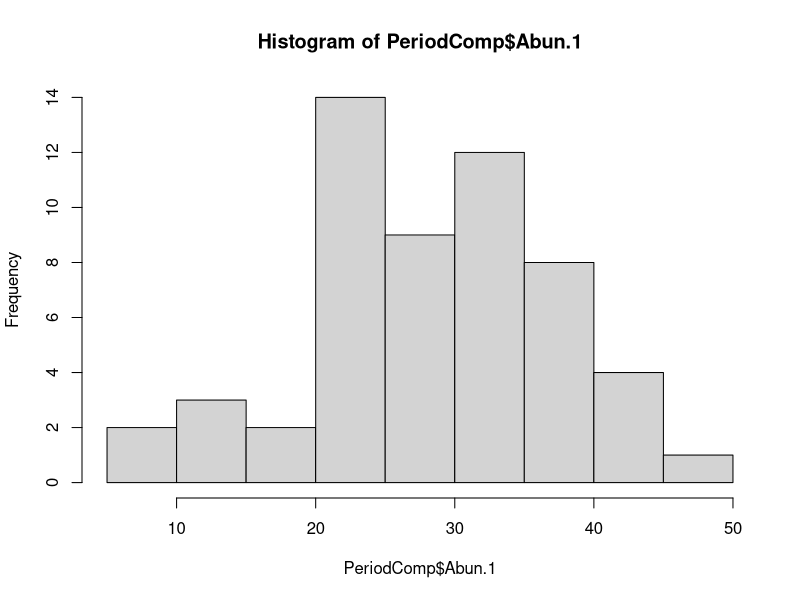
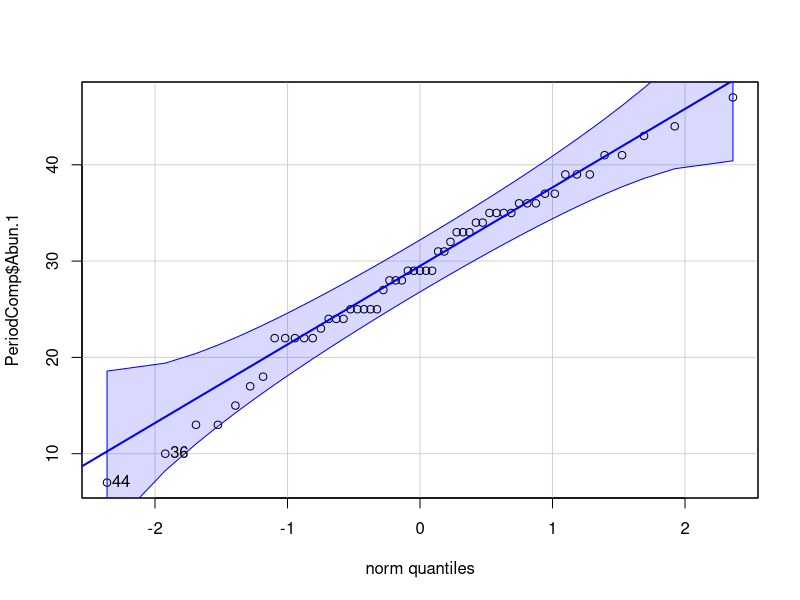
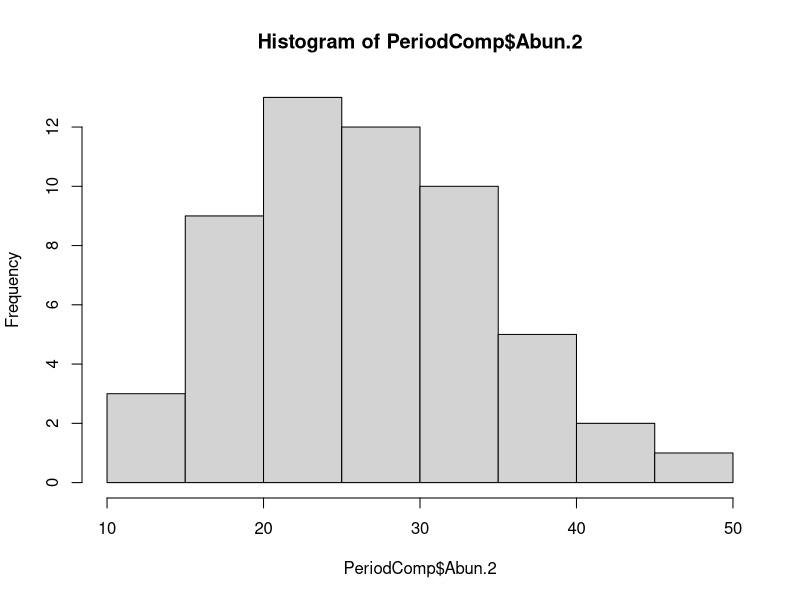
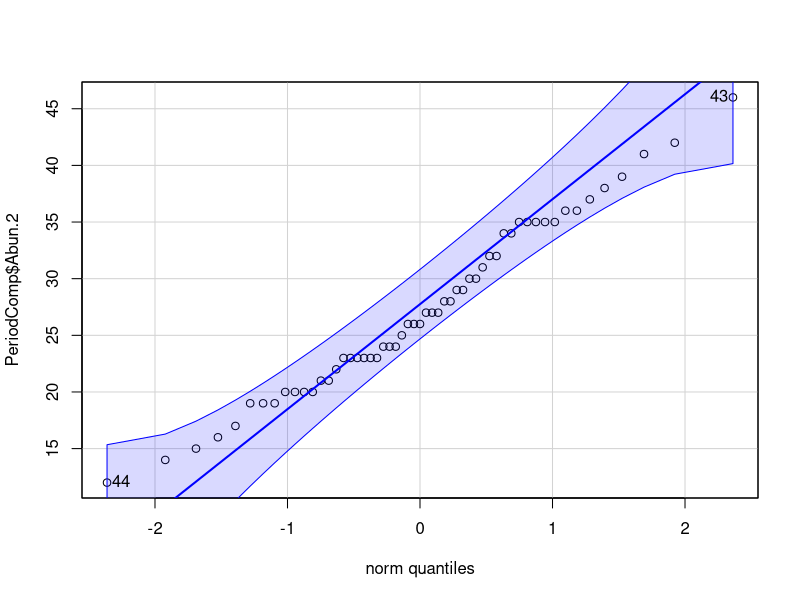
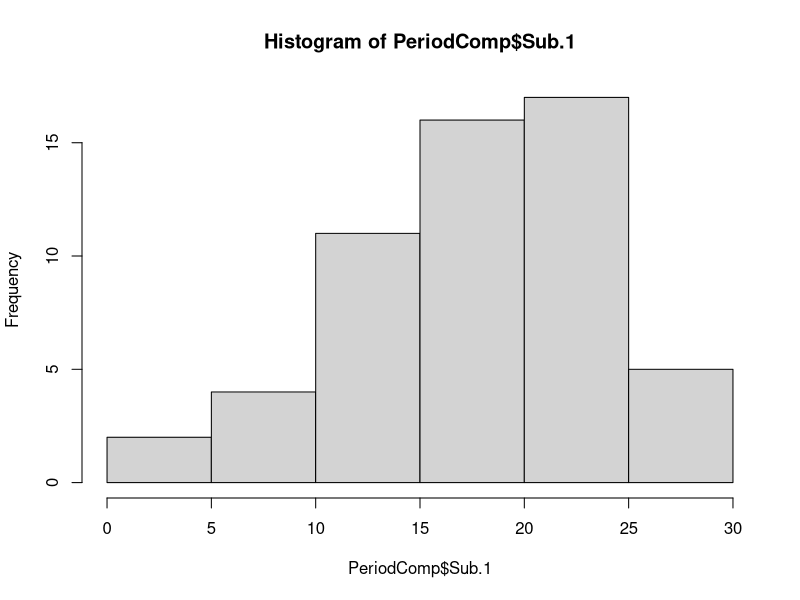
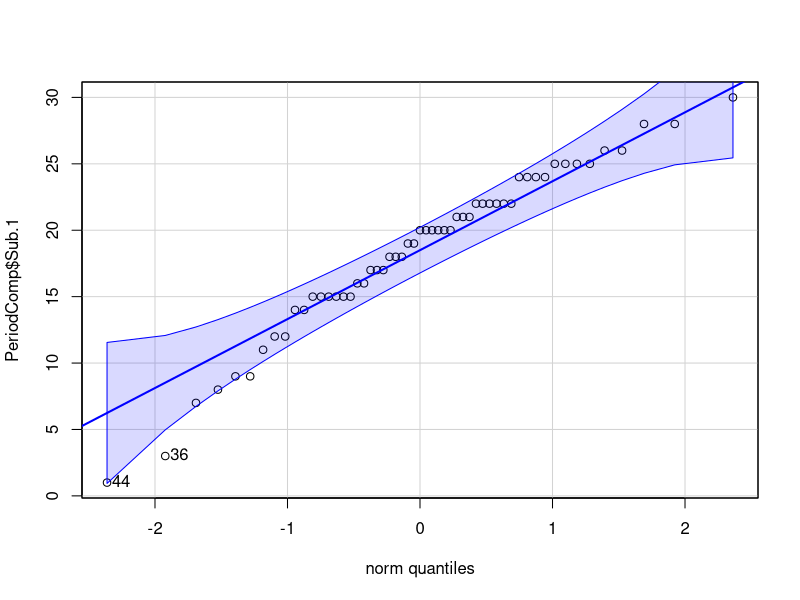
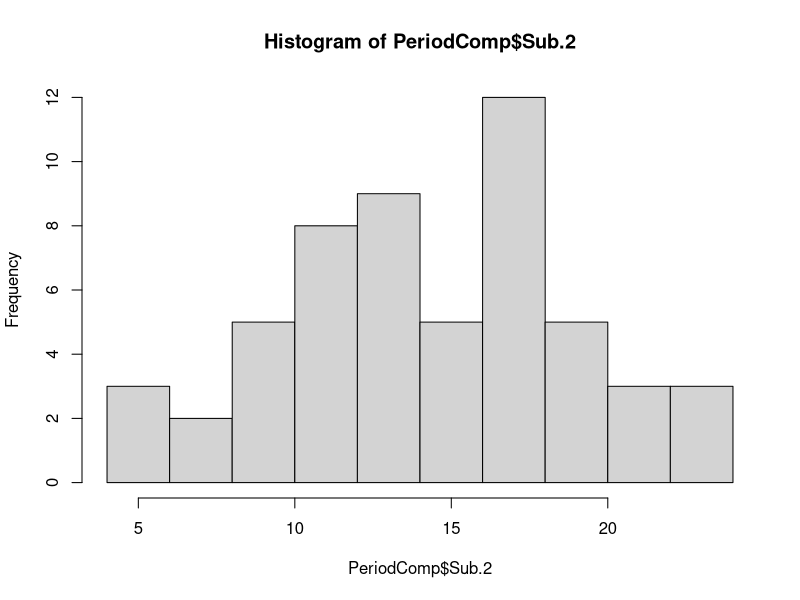
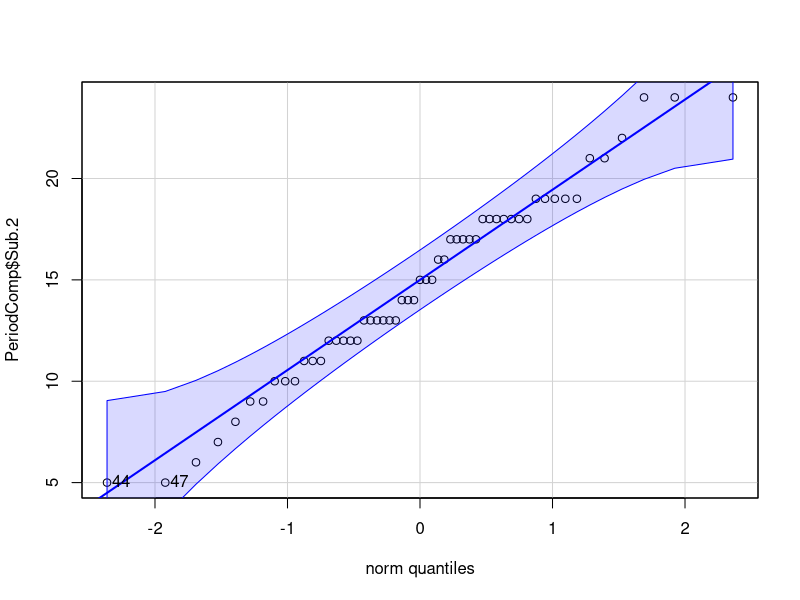

Reproduce these figures in R, in order.
#Assignment 2 R-script

#Load necessary packages
library(tidyverse)
library(here)
library(car)
library(dplyr)
library(ggpubr)
library(rstatix)
library(coin)

#Upload dataset to R session
PeriodComp <- read.csv(here("WMI_SpeciesAbun_PeriodGroup.csv"))

#check read-in of dataframe
summary(PeriodComp)
head(PeriodComp)

#check wetland sites in the data - repeats of the same site with spelling error, sites missing, etc...
print(PeriodComp$Wetland.Name)

#check if functional classes add to total abundance value
TotAbun1Test <- PeriodComp$Emer.1 + PeriodComp$Float.1 + PeriodComp$Sub.1
## JD: It would be cool to do this part using mutate in dplyr

head(PeriodComp$Abun.1,10)
head(TotAbun1Test, 10)
## JD: Using "head" seems like bad practice; what if there's a mismatch later?
## Also: once you get it to match, maybe put an automatic test.
#numbers match: e.g., 
## stopifnot(identical(PeriodComp$Abun, TotAbun1Test))
## This fails; can we figure out why? Warning: identical can be tricky

#check to see if data has a normal distribution to use parametric t-tests
#Abundance for Period 1 and 2
hist(PeriodComp$Abun.1, plot=TRUE)
qqPlot(PeriodComp$Abun.1)
hist(PeriodComp$Abun.2, plot=TRUE)
qqPlot(PeriodComp$Abun.2)

#Submergent abundance for Period 1 and 2
hist(PeriodComp$Sub.1, plot=TRUE)
qqPlot(PeriodComp$Sub.1)
hist(PeriodComp$Sub.2, plot=TRUE)
qqPlot(PeriodComp$Sub.2)

## JD: What's going on with Terr.1??
#Terrestrial abundance for Period 1 and 2
hist(PeriodComp$Terr.1, plot=TRUE)
qqPlot(PeriodComp$Terr.1)
hist(PeriodComp$Terr.2, plot=TRUE)
qqPlot(PeriodComp$Terr.2)

#reasonable to use parametric for abundance and submergent, not terrestrial
#use Wilcoxon signed rank for all for easier comparison and consistency

#create subsets of data for Abundance, Submergent, Terrestrial
AbunSubset <- PeriodComp[c(1:703),c(2,5,12)]
summary(AbunSubset)
SubSubset <- PeriodComp[c(1:703),c(2,8,15)]
summary(SubSubset)
TerrSubset <- PeriodComp[c(1:703),c(2,9,16)]
summary(TerrSubset)

#gather Abundance, Submergent and Terrestrial into same column
AbunSub.long <- pivot_longer(AbunSubset, cols=!Wetland.Name, names_to="PerAbun", values_to="TotAbun")
print(AbunSub.long)
SubSub.long <- pivot_longer(SubSubset, cols=!Wetland.Name, names_to="PerSub", values_to="TotSub")
print(SubSub.long)
TerrSub.long <- pivot_longer(TerrSubset, cols=!Wetland.Name, names_to="PerTerr", values_to="TotTerr")
print(TerrSub.long)

#creating weights
AbunSub.long %>%
  group_by(PerAbun) %>%
  get_summary_stats(TotAbun, type = "median_iqr")

summary(AbunSub.long)

#box plots
# Plot weight by Period and color by Period
ggboxplot(AbunSub.long, x = "PerAbun", y = "TotAbun", 
          color = "PerAbun", palette = c("#00AFBB", "#E7B800"),
          ## order = c("Abun.1", "Abun.2"),
          ylab = "Species abundance", xlab = "Period of collection")

#running into error message for boxplot
#not sure why from looking online? Help would be appreciated!
## JD: It's not an error message, since it's making your boxplot
## It's telling you that there are 1296 NAs in your data frame: 
## you should trace them back and figure out
#### if they're supposed to be NAs (in which case you should delete them before plotting) 
#### or if they're supposed to be 0s (in which case set them to 0)
## The worst thing is if there's a mixture, so it can be important to trace.

#after which I would run boxplot analysis and Wilcoxon signed rank tests on abundance
#and submergent and terrestrial plant species

## Grade 2.1/3
